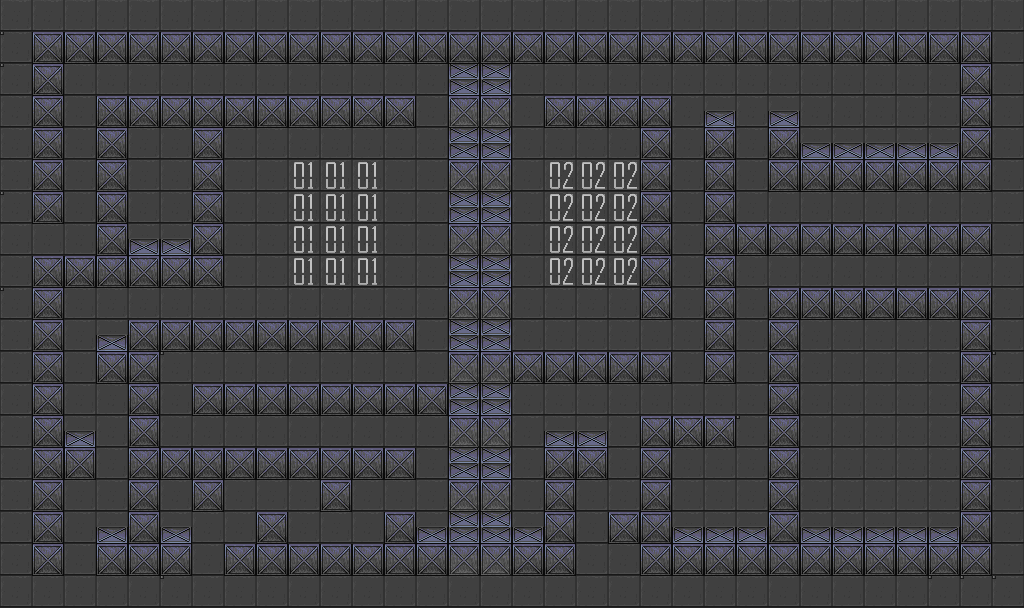

The image is a tile-based game level rendered from a .tmx file. Its description and source (layers, tilesets, objects; grid data summarised) follow:
An orthogonal 32x19 tile map with 32x32 px tiles, 2 tile layers (l1, Tile Layer 1) and 48 objects.

<map version="1.0" orientation="orthogonal" width="32" height="19" tilewidth="32" tileheight="32">
 <tileset firstgid="1" name="1240753267052016900" tilewidth="32" tileheight="32">
  <image source="1240753267052016900.png" width="256" height="1600" />
 </tileset>
 <layer name="l1" width="32" height="19">
  <data>[608 cells, 608 non-empty, 1 distinct tile ids]</data>
 </layer>
 <layer name="Tile Layer 1" width="32" height="19">
  <data>[608 cells, 608 non-empty, 11 distinct tile ids]</data>
 </layer>
 <objectgroup name="walls" width="32" height="19">
  <object x="-55" y="-37" width="53" height="676" />
  <object x="-64" y="-67" width="1155" height="65" />
  <object x="1026" y="-41" width="61" height="680" />
  <object x="-47" y="609" width="1091" height="31" />
  <object x="36" y="32" width="955" height="30" />
  <object x="450" y="33" width="31" height="538" />
  <object x="479" y="33" width="33" height="541" />
  <object x="499" y="350" width="169" height="36" />
  <object x="545" y="94" width="128" height="36" />
  <object x="642" y="127" width="31" height="191" />
  <object x="708" y="115" width="28" height="270" />
  <object x="712" y="223" width="280" height="33" />
  <object x="771" y="113" width="30" height="76" />
  <object x="773" y="141" width="217" height="49" />
  <object x="961" y="45" width="30" height="144" />
  <object x="770" y="290" width="223" height="26" />
  <object x="769" y="313" width="34" height="260" />
  <object x="545" y="434" width="60" height="44" />
  <object x="225" y="545" width="350" height="29" />
  <object x="385" y="512" width="33" height="59" />
  <object x="544" y="433" width="30" height="138" />
  <object x="411" y="526" width="141" height="28" />
  <object x="33" y="52" width="34" height="169" />
  <object x="33" y="260" width="34" height="317" />
  <object x="34" y="432" width="61" height="45" />
  <object x="97" y="526" width="92" height="47" />
  <object x="97" y="337" width="64" height="45" />
  <object x="129" y="323" width="31" height="250" />
  <object x="132" y="322" width="282" height="31" />
  <object x="196" y="387" width="253" height="27" />
  <object x="133" y="447" width="281" height="33" />
  <object x="192" y="478" width="32" height="32" />
  <object x="257" y="513" width="31" height="34" />
  <object x="320" y="474" width="33" height="38" />
  <object x="97" y="96" width="35" height="190" />
  <object x="38" y="258" width="185" height="29" />
  <object x="121" y="237" width="102" height="31" />
  <object x="122" y="96" width="295" height="32" />
  <object x="186" y="111" width="35" height="153" />
  <object x="958" y="303" width="33" height="271" />
  <object x="641" y="419" width="99" height="29" />
  <object x="610" y="513" width="59" height="28" />
  <object x="641" y="437" width="31" height="137" />
  <object x="650" y="530" width="326" height="45" />
 </objectgroup>
 <objectgroup name="base1" width="32" height="19">
  <object x="289" y="159" width="95" height="128" />
 </objectgroup>
 <objectgroup name="base2" width="32" height="19">
  <object x="548" y="162" width="94" height="123" />
 </objectgroup>
 <objectgroup name="generators" width="32" height="19">
  <object x="139" y="164" width="29" height="30" />
  <object x="864" y="379" width="36" height="38" />
 </objectgroup>
 <objectgroup name="items" width="32" height="19" />
</map>